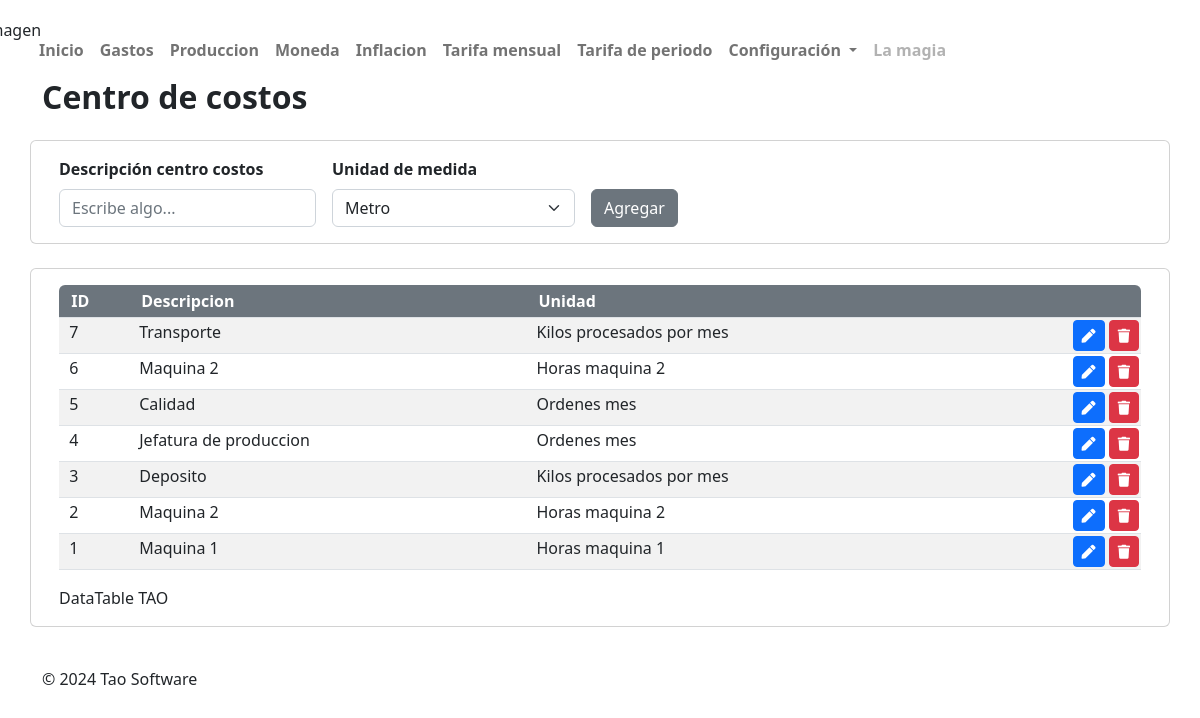
/centrodecostos/, run on the app's committed database.
### app/models.py (models this page shows, shortened)
class Centro_costos(models.Model):
    unidad = models.CharField(max_length=100)
    task = models.ForeignKey(Task, on_delete=models.CASCADE, related_name='centro_costos')

class Task(models.Model):
    subject = models.CharField(max_length=100, blank=False, null=False)

### app/views.py (the view)
# urls.py: path("centrodecostos/", views.centrodecostos_view, name='centrodecostos_view'),
def centrodecostos_view(request):
    db_data = Centro_costos.objects.all()
    subjects = Task.objects.all()  # Obtén todos los datos de la tabla Subject
    context = {
        "db_data": db_data[::-1],
        "update": None,
        "subjects": subjects,  # Agrega los subjects al contexto
    }
    return render(request, "app/Centrodecostos.html", context)

### app/templates/app/Centrodecostos.html (shortened to what this page needs)
{% extends 'app/home.html' %}
{% block titulo %}
    Centro de costos
{% endblock titulo %}
{% block cuadro_contenido %}
<div class="col-md-12">
    <div class="container my-4">
        <div class="row">
            <div class="card">
                <div class="card-body">
                    {% if centrodecostos_update_form %}
                    <form id="formulario" method="post" action="{% url 'centrodecostos_update' %}">
                        {% csrf_token %}
                        <div class="row g-3 align-items-center">
                            <div class="col-auto">
                                <label for="unidad" class="form-label"><b>Descripción centro de costos </b></label>
                                <input type="text" value="{{ centrodecostos_update_form.unidad }}" class="form-control" name="unidad"
                                    id="unidad" aria-describedby="emailHelp" minlength="3" maxlength="30" autofocus required>
                            </div>
                            <div class="col-auto">
                                <label for="task_id" class="form-label"><b>Unidad de medida </b></label>
                                <select class="form-select" name="task_id" id="task_id">
                                    {% for tarea in subjects %}
                                        <option value="{{ tarea.id }}" {% if tarea.id == centrodecostos_update_form.task.id %}selected{% endif %}>{{ tarea.subject }}</option>
                                    {% endfor %}
                                </select>
                            </div>
                            <div class="col-auto" style="margin-top: 47px;">
                                <input type="hidden" name="id" value="{{ centrodecostos_update_form.id }}" />
                                <button type="submit" class="btn btn-secondary w-100">Modificar</button>
                            </div>
                        </div>
                    </form>
                    {% else %}
                    <form id="formulario" method="post" action="{% url 'centrodecostos_insert' %}">
                        <div class="row g-3 align-items-center">
                            <div class="col-auto">
                                <label for="task_id" class="form-label"><b>Descripción centro costos</b></label>
                                <input type="text" class="form-control" name="unidad" id="unidad" aria-describedby="emailHelp" placeholder="Escribe algo..." minlength="3" maxlength="30"  autofocus required>
                            </div>
                            <div class="col-auto">
                                <label for="unidad" class="form-label"><b>Unidad de medida </b></label>
                                <select class="form-select" name="task_id" id="task_id">
                                    {% for subject in subjects %}
                                        <option value="{{ subject.id }}" >{{ subject.subject }}</option>
                                    {% endfor %}
                                </select>
                            </div>
                            <div class="col-auto" style="margin-top: 47px;">
                                <button type="submit" class="btn btn-secondary w-100">Agregar</button>
                            </div>
                        </div>
                    </form>
                    {% endif %}
                </div>
            </div>
        </div>
    </div>
</div>
<div class="col-md-12">
    <div class="container my-4">
        <div class="row">
            <div class="card">
                <div class="card-body">
                    <table id="datatable_users" class="table table-striped table-sm">
                        <thead>
                            <tr>
                                <th class="centered bg-secondary white-text">&nbsp; ID</th>
                                <th class="centered bg-secondary white-text">Descripcion</th>
                                <th class="centered bg-secondary white-text" colspan="2">Unidad</th>
                            </tr>
                        </thead>
                        <tbody>
                            {% for datas in db_data %}
                                <tr>
                                    <td class="text-sm">&nbsp; {{ datas.id }}</td>
                                    <td class="text-sm">{{ datas.unidad }}</td>
                                    <td class="text-sm">{{ datas.task.subject }}</td>
                                    <td class="text-right text-sm">
                                        <a href="{% url 'centrodecostos_update_form' datas.id %}" class="btn btn-primary btn-sm"><i class="fas fa-pen"></i></a>
                                        <a href="{% url 'centrodecostos_delete' datas.id %}" class="btn btn-danger btn-sm eliminarConfirmacion"><i class="fas fa-trash"></i></a>
                                    </td>
                                </tr>
                            {% endfor %}
                            </tbody>
                    </table>
                    <caption>DataTable TAO</caption>
                </div>
            </div>
        </div>
    </div>
</div>
{% endblock cuadro_contenido %}

### app/static/css/estilos.css (style rules this page uses)
.text-right { text-align: right; }
thead th:first-child { border-radius: 6px 0 0 0; }
.white-text { color: white !important; }
#datatable_users tbody tr { height: 30px; }
#datatable_users tbody td, #example tbody td { padding: 2px; }

### app/templates/app/Centrodecostos.html (style rules this page uses)
thead th:first-child { border-radius: 6px 0 0 0; }
thead th:last-child { border-radius: 0 6px 0 0; }
.white-text { color: white !important; }
.text-right { text-align: right; }

### data on the page
Centro_costos: id "7", unidad "Transporte", task.subject "Kilos procesados por mes"
Centro_costos: id "6", unidad "Maquina 2", task.subject "Horas maquina 2"
Centro_costos: id "5", unidad "Calidad", task.subject "Ordenes mes"
Centro_costos: id "4", unidad "Jefatura de produccion", task.subject "Ordenes mes"
Centro_costos: id "3", unidad "Deposito", task.subject "Kilos procesados por mes"
Centro_costos: id "2", unidad "Maquina 2", task.subject "Horas maquina 2"
Centro_costos: id "1", unidad "Maquina 1", task.subject "Horas maquina 1"

### other printed values
form field task_id "Metro"
